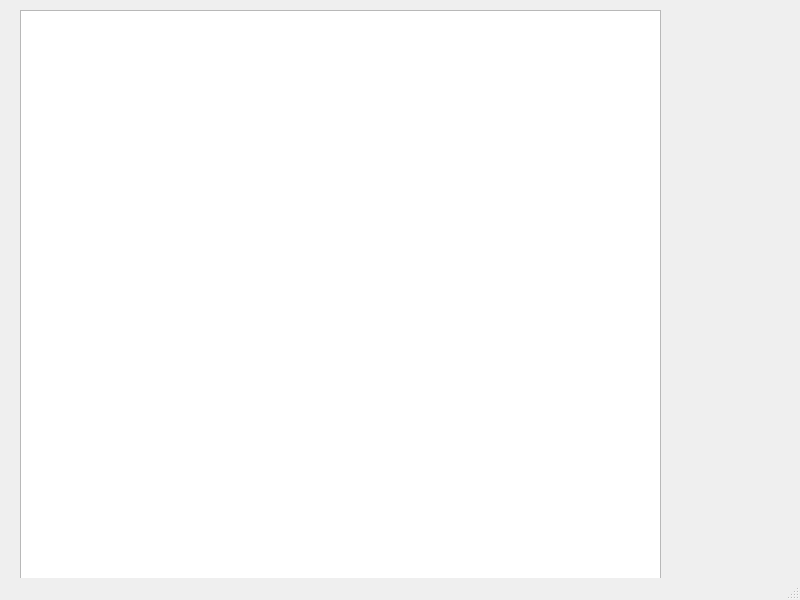
<?xml version="1.0" encoding="UTF-8"?>
<ui version="4.0">
 <class>MainWindow</class>
 <widget class="QMainWindow" name="MainWindow">
  <property name="geometry">
   <rect>
    <x>0</x>
    <y>0</y>
    <width>800</width>
    <height>600</height>
   </rect>
  </property>
  <property name="windowTitle">
   <string>MainWindow</string>
  </property>
  <widget class="QWidget" name="centralwidget">
   <widget class="QGraphicsView" name="graphicsView">
    <property name="geometry">
     <rect>
      <x>20</x>
      <y>10</y>
      <width>641</width>
      <height>581</height>
     </rect>
    </property>
   </widget>
  </widget>
  <widget class="QMenuBar" name="menubar">
   <property name="geometry">
    <rect>
     <x>0</x>
     <y>0</y>
     <width>800</width>
     <height>17</height>
    </rect>
   </property>
  </widget>
  <widget class="QStatusBar" name="statusbar"/>
 </widget>
 <resources/>
 <connections/>
</ui>
